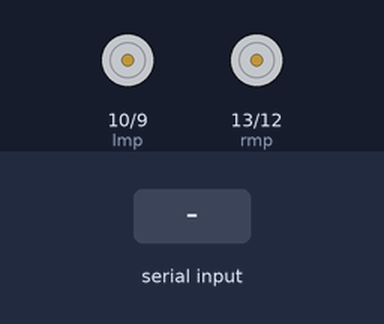
The sketch below on a simulated Arduino Uno, built with avr-gcc and run on an emulated ATmega328P. Parts: motor-driver pin pairs drawn as motors (green arrow = first pin HIGH = forward, orange = second pin HIGH = backward, longer = more drive). The test bench sets the inputs (shaded band).

Above: at 1.2 s.
1.3 s: "F" received over Serial
At 2.5 s:
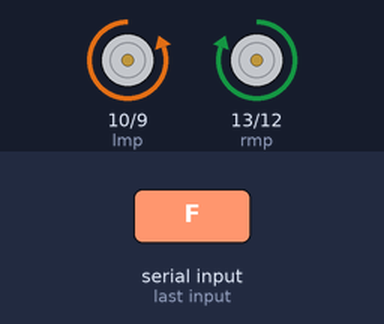
2.8 s: "B" received over Serial
At 3.8 s:
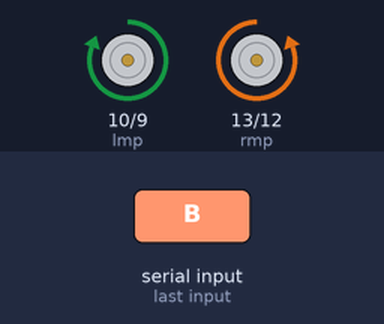
4.3 s: "L" received over Serial
At 4.9 s:
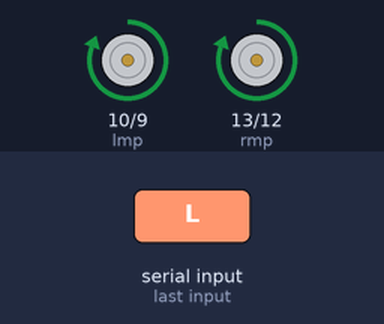
5.8 s: "R" received over Serial
At 7.0 s:
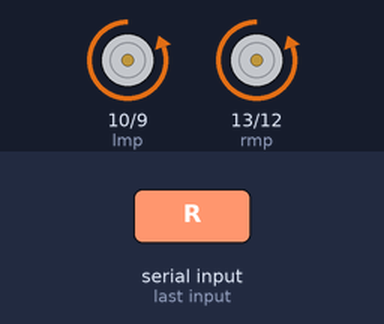
7.3 s: "S" received over Serial
At 8.4 s:
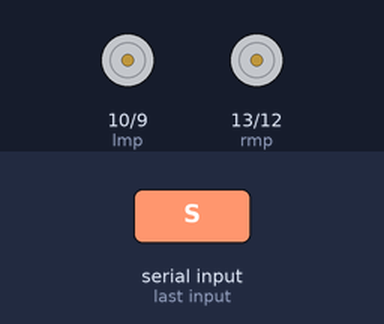
Timing chart, 0 to 9.8 s (numbered marks = the images above; inputs shaded):
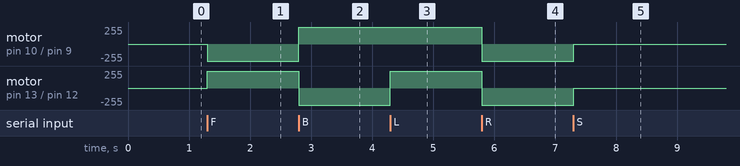

The sketch:

4wd.ino
```cpp
int rmp = 13;
int rmn = 12;
int lmp = 10;
int lmn = 9;
int i;
char p;
void setup() {
  // put your setup code here, to run once:
  Serial.begin(9600);
  pinMode(13, OUTPUT);
  pinMode(12, OUTPUT);
  pinMode(10, OUTPUT);
  pinMode(9, OUTPUT);
}

void loop() {
  if (Serial.available())
  {
    p = Serial.read();

    if (p == 'F')
    { digitalWrite(rmp, HIGH);
      digitalWrite(rmn, LOW);
      digitalWrite(lmp, LOW);
      digitalWrite(lmn, HIGH);


    }
    else if (p == 'B')
    { digitalWrite(rmp, LOW);
      digitalWrite(rmn, HIGH);
      digitalWrite(lmp, HIGH);
      digitalWrite(lmn, LOW);
      ;
    }

    else if (p == 'L')
    { digitalWrite(rmp, HIGH);
      digitalWrite(rmn, LOW);
      digitalWrite(lmp, HIGH);
      digitalWrite(lmn, LOW);


    }

    else if (p == 'R')
    { digitalWrite(rmp, LOW);
      digitalWrite(rmn, HIGH);
      digitalWrite(lmp, LOW);
      digitalWrite(lmn, HIGH);
      }

    else if (p == 'S')
    { digitalWrite(rmp, LOW);
      digitalWrite(rmn, LOW);
      digitalWrite(lmp, LOW);
      digitalWrite(lmn, LOW);
      }
  }
}
```

Measured:
- after the input at 1.3 s, motor on pin 10 (lmp) / pin 9 (lmn): stopped → backward 255/255 at once; motor on pin 13 (rmp) / pin 12 (rmn): stopped → forward 255/255 at once
- after the input at 2.8 s, motor on pin 10 (lmp) / pin 9 (lmn): backward 255/255 → forward 255/255 at once; motor on pin 13 (rmp) / pin 12 (rmn): forward 255/255 → backward 255/255 at once
- after the input at 4.3 s, motor on pin 13 (rmp) / pin 12 (rmn): backward 255/255 → forward 255/255 at once
- after the input at 5.8 s, motor on pin 10 (lmp) / pin 9 (lmn), motor on pin 13 (rmp) / pin 12 (rmn): forward 255/255 → backward 255/255 at once
- after the input at 7.3 s, motor on pin 10 (lmp) / pin 9 (lmn), motor on pin 13 (rmp) / pin 12 (rmn): backward 255/255 → stopped at once
